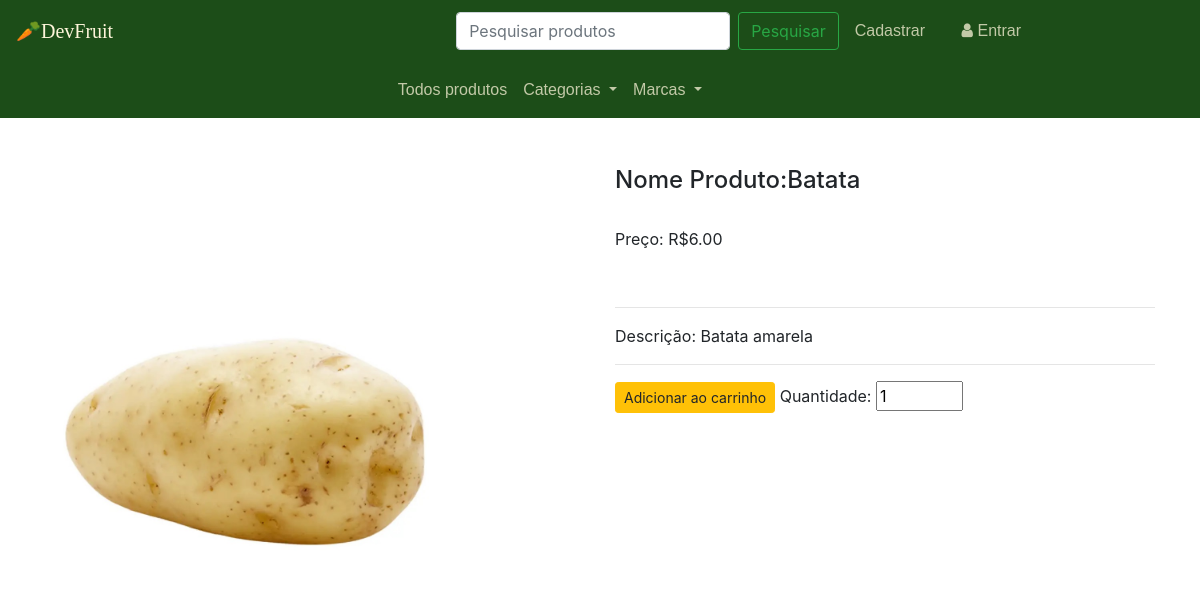
The page /produto/3 on the database its author committed.
### loja/produtos/models.py (models this page shows, shortened)
class Produto(db.Model):
    id = db.Column(db.Integer, primary_key=True)
    name = db.Column(db.String(80), nullable=False)
    price = db.Column(db.Numeric(10,2), nullable=False)
    discount = db.Column(db.Integer, default=0)
    stock = db.Column(db.Integer, nullable=False)
    weight= db.Column(db.Float, nullable=False)
    description= db.Column(db.Text, nullable=False)
    pub_date = db.Column(db.DateTime, nullable=False, default=datetime.utcnow)
    marca_id = db.Column(db.Integer, db.ForeignKey('marca.id'),nullable=False)
    marca = db.relationship('Marca', backref=db.backref('marcas', lazy=True))
    categoria_id = db.Column(db.Integer, db.ForeignKey('categoria.id'),nullable=False)
    categoria = db.relationship('Categoria', backref=db.backref('categorias', lazy=True))
    image= db.Column(db.String(150), nullable=True, default='image.jpg')

### loja/produtos/rotas.py (the view)
@app.route('/produto/<int:id>')
def pagina_unica(id):
    produto = Produto.query.get_or_404(id)
    return render_template('produtos/pagina_unica.html',produto=produto, marcas=marcas(), categorias=categorias())

### loja/produtos/rotas.py (called while the page is built)
def marcas():
    marcas = marcas = Marca.query.join(Produto, (Marca.id == Produto.marca_id)).all()
    return marcas

def categorias():
    categorias = Categoria.query.join(Produto, (Categoria.id == Produto.categoria_id)).all()
    return categorias

### loja/templates/produtos/pagina_unica.html (shortened to what this page needs)
{% extends "layouts.html" %}
{% block content %}
{% include "navbar.html" %}
<div class="container mt-5">
    <div class="row">
        <div class="col-md-6" id="marca_image">
            <img src="{{url_for('static',filename='images/'+ produto.name+'.jpg')}}" alt="{{produto.name}}" height="400">
        </div>
            <div class="col-md-6">
                <h4> Nome Produto:{{produto.name}}</h4>
                <br>
                <p>Preço: R${{produto.price}}</p>
                <br>
                <hr>
                <p>Descrição: {{produto.description}}</p>
                <hr>
                <form action="{{url_for('AddCart')}}" method="POST">
                    <button type="submit" class="btn btn-sm btn-warning">Adicionar ao carrinho</button>
                    <label for=""> Quantidade: </label>
                    <input type="number" name="quantity" id="" value="1" min="1" max="{{produto.stock}}">
                </form>
            </div>
    </div>
</div>
{% endblock content %}

### loja/static/css/index.css (style rules this page uses)
body { margin: 0; background-color: #ffffff; }
.container { margin-top: 15px; margin-bottom: 15px; }

### rows shown on the page
Produto: name (picture), name "Batata", price "6.00", description "Batata amarela"
